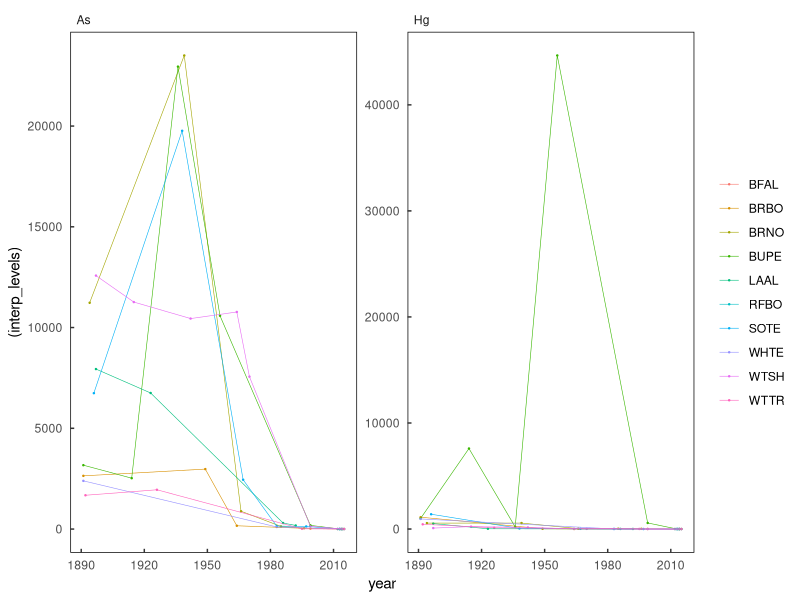
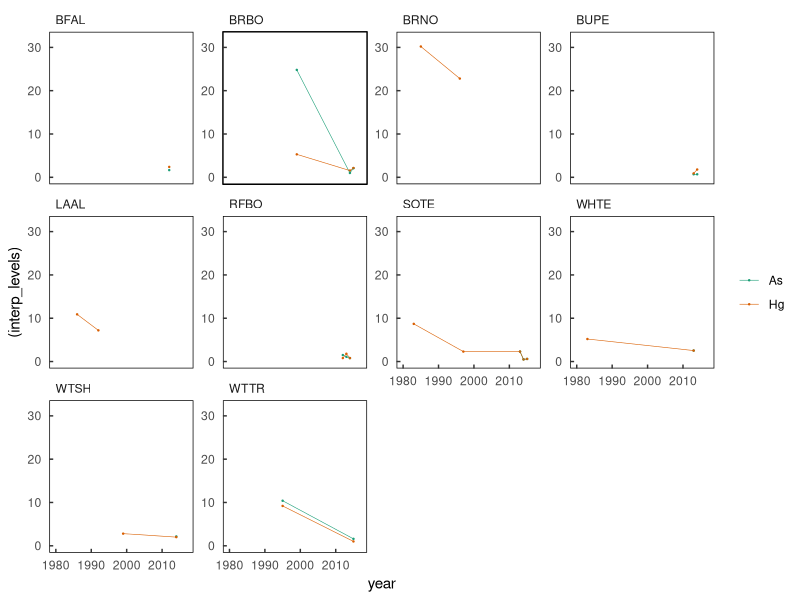

The R source for these figures, in order: (Note: this script raises an error after producing the figures.)
# load libraries
library(ggplot2)
library(dplyr)
library(tidyr)
library(tidyverse)
library(zoo)

##############################
###  Popular ggPlot theme  ###
##############################
themeo <-theme_classic()+
  theme(strip.background = element_blank(),
        axis.line = element_blank(),
        axis.text.x = element_text(margin = margin( 0.2, unit = "cm")),
        axis.text.y = element_text(margin = margin(c(1, 0.2), unit = "cm")),
        axis.ticks.length=unit(-0.1, "cm"),
        panel.border = element_rect(colour = "black", fill=NA, size=.5),
        legend.title=element_blank(),
        strip.text=element_text(hjust=0) )

# set working directory and read in csv
setwd('/Users/tgagne/Dropbox (MBA)/Seabird TL Project/data') # running from Tylers computer
#setwd('C:/Users/omax0085/Dropbox/Seabird TL Project/data') # running from Lizzies computer
getwd()

# tyler dataframe manipulation
 # you may have to install this
metals <- read.csv('heavy_metal_June6.csv' , header = T,na.strings = "--" )
unique_id <- paste0("B",seq(1,dim(metals)[1])) # create a unique ID for each specimen
metals <- cbind(unique_id, metals)             # add that to the dataframe

str(metals) # check the structure

# reshape the dataframe so every row is the contamination level for a single metal for a single specimen
metals_values_gathered <- select(metals, unique_id, spp, year, Mn, Fe, Cu, Zn, As, Mo, Cd, Hg, Pb) %>% 
  gather(key = metal, value = measurement, Mn, Fe, Cu, Zn, As, Mo, Cd, Hg, Pb) 

# reshape the dataframe so every row is the min detection level for a single metal for a single specimen
metals_limits_gathered <- select(metals, unique_id, spp, year, Mn_rl, Fe_rl, Cu_rl, Zn_rl, As_rl, Mo_rl, Cd_rl, Hg_rl, Pb_rl) %>% 
  gather(key = metal_limit, value = reference_limit, Mn_rl, Fe_rl, Cu_rl, Zn_rl, As_rl, Mo_rl, Cd_rl, Hg_rl, Pb_rl)

# join those dataframes 
joined_metal <- cbind(metals_values_gathered,ref_limit = metals_limits_gathered$reference_limit)

# create new column - if measurement level is NA then use min detection
joined_metal$interp_levels <- if_else(is.na(joined_metal$measurement),joined_metal$ref_limit,joined_metal$measurement)

#clean up
rm(metals_limits_gathered,metals_values_gathered,metals,unique_id)

# because some more recent years have multiple observations per year, return average by year
joined_metal <- joined_metal %>% group_by(spp,metal,year) %>%
  summarise(interp_levels = mean(interp_levels), ref_limit = mean(ref_limit)) %>%
  ungroup() %>% 
  group_by(spp,metal) 

#metal to factor
joined_metal$metal <- as.factor(joined_metal$metal)

# extreme value species
#joined_metal <- filter(joined_metal, !spp %in% c("BUPE", "SOTE","RFBO","BFAL") )
#joined_metal <- filter(joined_metal, !metal %in% c("As",'Hg') )
joined_metal <- filter(joined_metal, metal %in% c("As",'Hg') )


# metals by species facetted 
ggplot(joined_metal,aes(x = year, y = (interp_levels), color = spp, group = spp))+
  geom_point(size = .2)+
  geom_line(size = .2)+
  facet_wrap(~metal, scales = "free_y")+
  #scale_color_brewer(palette = "Dark2")+
  themeo

# species by metal facetted
ggplot(joined_metal,aes(x = year, y = (interp_levels), color = metal, group = metal))+
  geom_point(size = .2)+
  geom_line(size = .2)+
  facet_wrap(~spp, scales = "free_y")+
  scale_x_continuous(limits = c(1980,2017))+
  scale_y_continuous(limits = c(0,32))+
  scale_color_brewer(palette = "Dark2")+
  themeo

# interpolating values between years
# build dummy data.frame
spp      <- levels(droplevels(joined_metal$spp))
metals   <-  levels(droplevels(joined_metal$metal))
dummy_df <- NULL
yearvec  <- data.frame(year = seq(min(joined_metal$year), max(joined_metal$year)))

# Build empty dataframe with relavant fields
for(s in 1:length(spp)) {
    met <- NULL
  for(m in 1:length(metals)){
      rep <- NULL
      rep <- cbind(spp = spp[s], metal = metals[m],yearvec)
      met <- rbind(met,rep)
  }
  dummy_df <- rbind(dummy_df,met)
}

dummy_df$interp_levels <- NA
sc <- merge(joined_metal,dummy_df, by = c("spp","metal","year"), all = T)
sc$interp_levels.y <- NULL
sc$interp_levels <- sc$interp_levels.x
sc$interp_levels.x <- NULL
joined_metal <- sc

# cleanup
rm(sc,yearvec,met,rep,dummy_df,m,s)

# linear interpolation of NAs
joined_metal <- joined_metal %>% 
  group_by(spp,metal) %>% 
  mutate(ip.value = na.approx(interp_levels, rule = 2)) #linear interpolation
  #mutate(ip.value = na.approx(interp_levels, rule = 2)) %>% 
  #mutate(ip.value = na.approx(interp_levels, rule = 2)) %>% 

joined_metal %>% 
  ggplot(aes(year,ip.value,color = metal))+
  geom_point()+
  scale_color_brewer(palette = "Dark2")+
  facet_wrap(~spp, scales = "free_y")

joined_metal %>% 
  group_by(spp,metal) %>% 
  mutate(time = seq(1,n())) %>%
  mutate(ip.value = approx(time,interp_levels,time)$y) %>% 
  select(-time) %>% 
  ggplot(aes(year,ip.value,color = metal))+
  geom_point()+
  scale_color_brewer(palette = "Dark2")+
  facet_wrap(~spp)


# attempt to bootstrap estimates
# what we want:
# It would be great to for each metal for each species across time fit a number of smoothers
# Predict across the whole range from 1890 to 2015
# adjusted bootstrap loop starting dataframe
joined_metal <- data.frame(year = joined_metal$year, 
                           spp = joined_metal$spp, 
                           metal = joined_metal$metal, 
                           interp_levels = joined_metal$ip.value)

joined_metal %>% 
  ggplot(aes(year,interp_levels,color = metal))+
  geom_point()+
  scale_color_brewer(palette = "Dark2")+
  facet_wrap(~spp, scales = "free_y")+
  themeo

joined_metal$metal <- as.factor(joined_metal$metal)
year <- seq(from = 1890, to = 2015,by = 1)
sppx <-   levels(droplevels(joined_metal$spp))
metals <- levels(droplevels(joined_metal$metal))
all_df <- NULL
rep <- NULL

for( i in 1:length(sppx)) {
  
  one_spp <- NULL
  # select a single species
  one_spp <- subset(joined_metal, spp == sppx[i] )

  for( x in 1:length(metals)){
    # select a single metal
    one_spp_one_metal <- filter(one_spp, metal == metals[x])
    
    for( b in 1:10){ 
      modeled <- NULL
      # randomly sample ~80% observations
      one_spp_one_metal_samp <- sample_frac(one_spp_one_metal, size = .2)
      # fit a model to the sample
      smooth_mod <- loess(interp_levels ~ year, data = one_spp_one_metal_samp, span = .5)
      # predict across whole year range
      modeled <- predict(object = smooth_mod, newdata =  year)
      replic <- data.frame(year,modeled,b, spp = sppx[i], metal = metals[x])
      rep <- rbind(rep,replic)
    }
  }
}

str(rep)
colnames(rep) <- c("year","modeled","rep","spp","metal")
all_df <- rep


# scratch
str(all_df)

ggplot()+
  geom_point(data = (all_df),aes(year,modeled,color = metal), size = .2)+
  facet_wrap(~spp, scales = 'free_y')+
  scale_color_brewer(palette = "Dark2")+
  themeo

ggplot()+
  geom_point(data = all_df,aes(year,modeled,color = spp), size = .2)+
  scale_color_brewer(palette = "Dark2")+
  facet_wrap(~metal, scales = 'free_y')+
  themeo

ggplot()+
  geom_point(data = all_df,aes(x = year, y = modeled, color = spp),size = .2)+
  geom_point(data = joined_metal,aes(x = year, y = interp_levels, color = spp),size = .2, color = "black")+
  #geom_line(size = .2)+
  facet_wrap(~metal, scales = "free_y")+
  scale_color_brewer(palette = "Dark2")+
  themeo

ggplot(all_df,aes(x = year, y = modeled, color = metal))+
  geom_point(data = all_df,aes(x = year, y = modeled, color = metal),size = .2)+
  geom_point(data = joined_metal,aes(x = year, y = interp_levels, color = metal),size = .2, color = "black")+
  #geom_line(size = .2)+
  facet_wrap(~spp, scales = "free_y")+
  scale_color_brewer(palette = "Dark2")+
  themeo


# bring in the trophic position estimates from Gagne et al. 2018
trophic_p <- read.csv('tp_through_time.csv')
str(trophic_p)

# plot it quick to look at it 
ggplot(trophic_p,aes(x = year, y = tp_med, color = spp))+
  geom_line()+
  themeo

ggplot(trophic_p,aes(x = year, y = tp_med, color = spp))+
  geom_line()+
  facet_wrap(~spp)+
  themeo

# merge this in with the metals data
# I want NAs for all years that don't have metal readings, to then interpolate.
# trophic species levels 
# equate levels
# which in this case means building a dataframe with TPs labeled with factors from the heavy metals


levels(trophic_p$spp)
levels(joined_metal$spp)

# dragging through this.

# BRBO == BRBO
# BRNO == BRNO
# BUPE == BUPE
# LAAL == LAAL
# SOTE == SOTE
# WHTE == WHTE
# WTSH == WTSH
# WTTR == WTTR

# BFAL == LAAL in the TrophicTP
# RFBO == BRBO in the TrophicTP

str(trophic_p)

BFAL <- filter(trophic_p, spp == "LAAL") %>% mutate(spp = "BFAL")
RFBO <- filter(trophic_p, spp == "BRBO") %>% mutate(spp = "RFBO")

trophic_p <- rbind(trophic_p, BFAL, RFBO)
trophic_p <- filter(trophic_p, !spp == "TP")

levels(trophic_p$spp)

joined_all <- left_join(joined_metal, trophic_p, by = c("year","spp")) %>%  select(-X)

ggplot(data = joined_all, aes(x = year, y = interp_levels))+
  geom_line(aes(color = metal)) + 
  facet_wrap(~spp, scales = "free_y")+
  geom_line(aes(y = tp_med^5), color = "black") +
  themeo




ggplot(data = joined_all)+
  geom_line(aes(x = year, y = tp_med )) + 
  facet_wrap(~spp)+
  themeo



